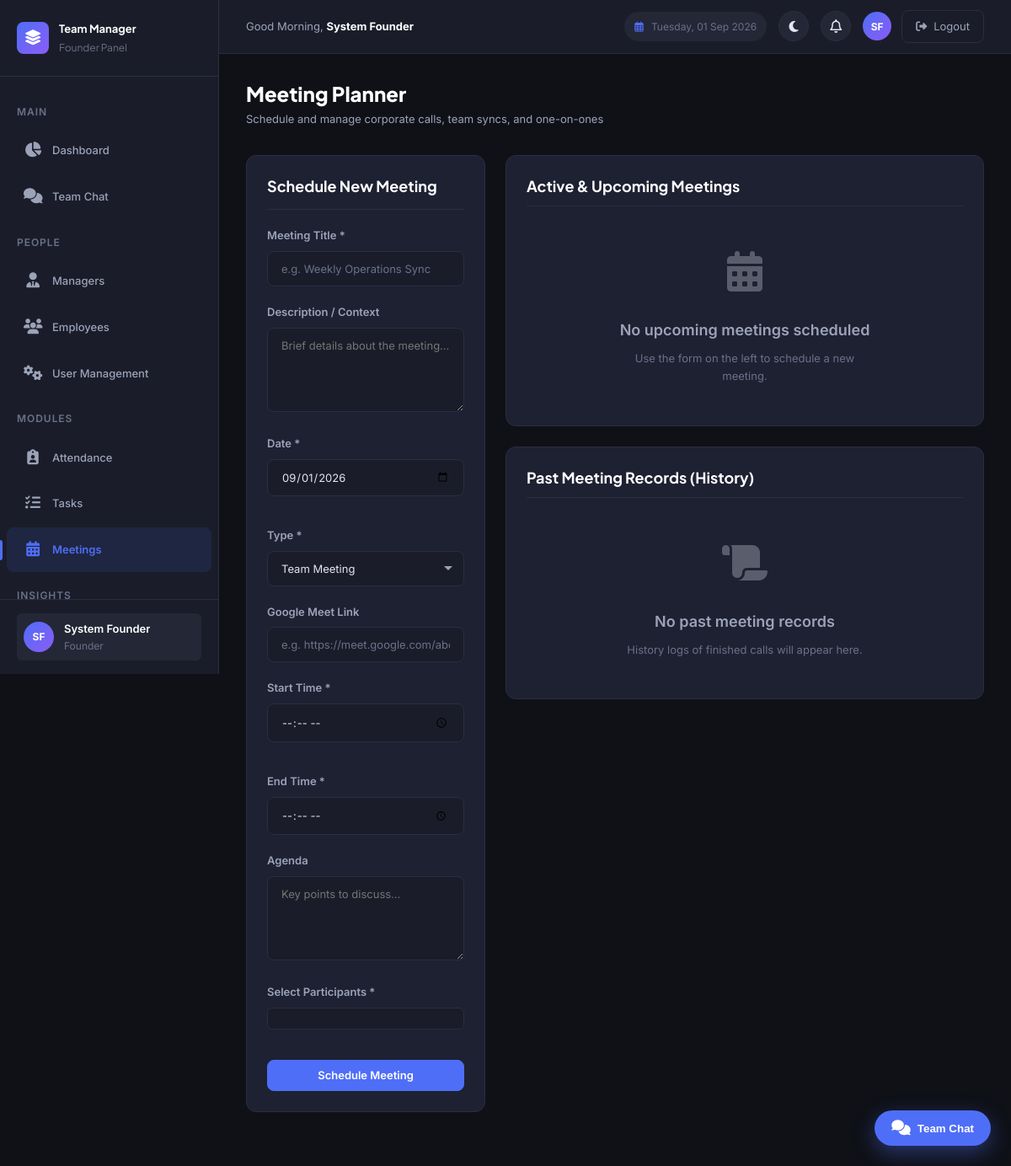
Before: /founder/meetings.php (signed in) with the older database file.
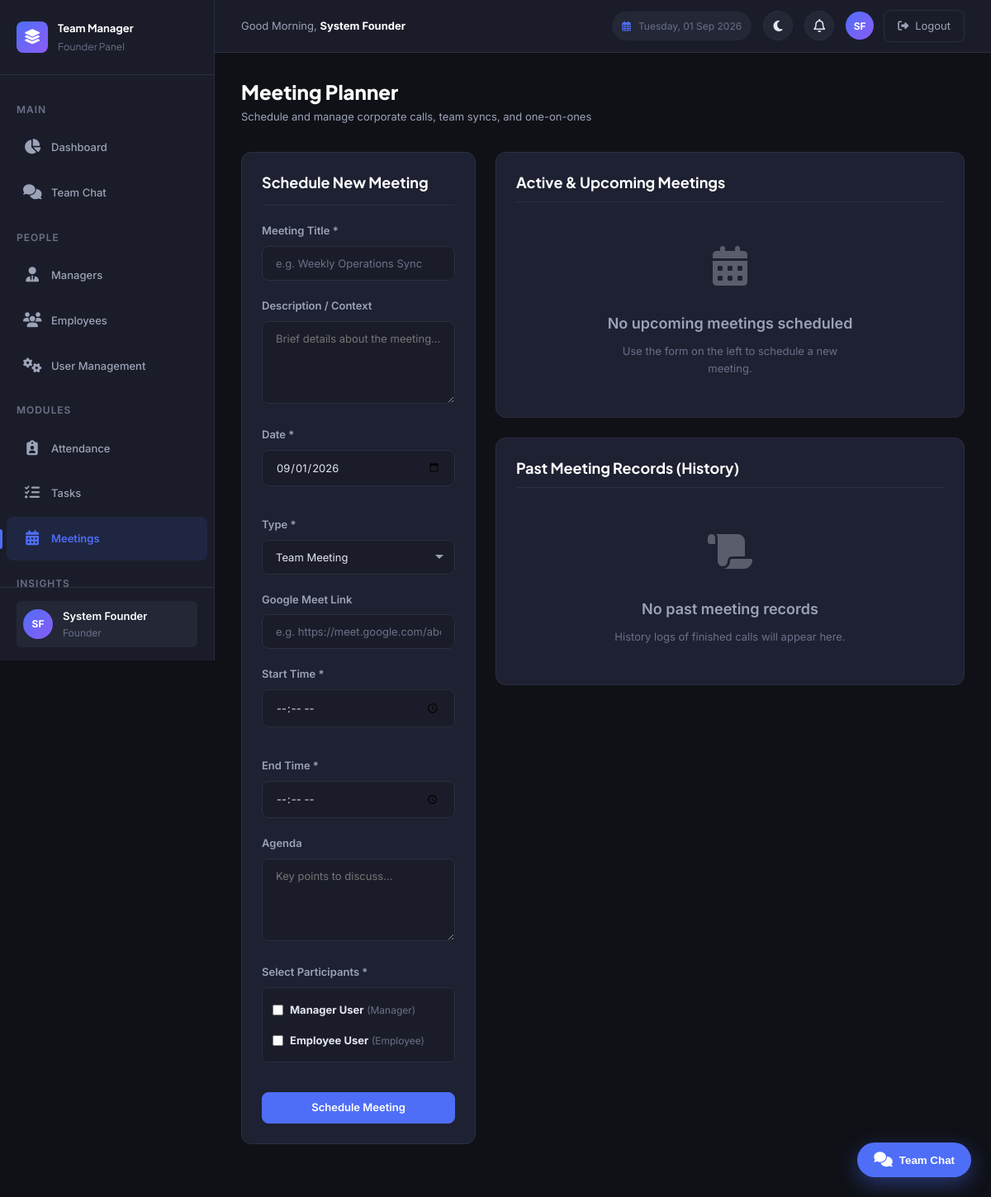
After: the same page with the newer database file.
### tables this page shows
CREATE TABLE `users` (
  `id` int NOT NULL AUTO_INCREMENT,
  `employee_id` varchar(50) DEFAULT NULL,
  `name` varchar(100) NOT NULL,
  `email` varchar(150) NOT NULL,
  `contact_no` varchar(20) DEFAULT NULL,
  `designation` varchar(100) DEFAULT NULL,
  `base_salary` decimal(10,2) NOT NULL DEFAULT '30000.00',
  `password` varchar(255) NOT NULL,
  `pin` varchar(255) DEFAULT NULL,
  `role` enum('founder','manager','hr','employee') NOT NULL DEFAULT 'employee',
  `manager_id` int DEFAULT NULL,
  `status` enum('active','inactive') NOT NULL DEFAULT 'active',
  `created_at` timestamp NULL DEFAULT CURRENT_TIMESTAMP,
  `updated_at` timestamp NULL DEFAULT CURRENT_TIMESTAMP ON UPDATE CURRENT_TIMESTAMP,
  PRIMARY KEY (`id`),
  UNIQUE KEY `uk_email` (`email`),
  UNIQUE KEY `uk_employee_id` (`employee_id`),
  KEY `idx_role` (`role`),
  KEY `idx_manager_id` (`manager_id`),
  KEY `idx_status` (`status`),
  CONSTRAINT `fk_users_manager` FOREIGN KEY (`manager_id`) REFERENCES `users` (`id`) ON DELETE SET NULL ON UPDATE CASCADE
);

### includes/functions.php (called while the page is built, shortened)
<?php
function e(mixed $value): string {
    return htmlspecialchars((string)$value, ENT_QUOTES, 'UTF-8');
}

### founder/meetings.php (the view, shortened to what the changed rows need)
<?php
require_once __DIR__ . '/../includes/functions.php';
$db = getDB();
$usersList = $db->query("
    SELECT id, name, role, email
    FROM users
    WHERE status = 'active' AND role IN ('manager', 'employee')
    ORDER BY role ASC, name ASC
")->fetchAll();
    ?>
    <?php
include __DIR__ . '/../includes/header.php';
?>
<div class="page-header">
    <div>
        <h1 class="page-title">Meeting Planner</h1>
    </div>
</div>
<div class="content-grid" style="display: grid; grid-template-columns: 1fr 2fr; gap: var(--space-6); align-items: start;">
    <div class="card fade-in">
        <form method="POST" action="" id="meeting-form">
            <div class="form-group" id="participants-container">
                <label class="form-label">Select Participants *</label>
                <div style="max-height: 200px; overflow-y: auto; border: 1px solid var(--color-border); border-radius: var(--radius-sm); padding: var(--space-3); background-color: var(--color-bg-secondary); display: flex; flex-direction: column; gap: var(--space-2);">
                    <?php foreach ($usersList as $u): ?>
                        <label style="display: flex; align-items: center; gap: var(--space-2); cursor: pointer; padding: var(--space-1) 0;">
                            <input type="checkbox" name="participants[]" value="<?php echo $u['id']; ?>" class="participant-checkbox">
                            <span style="font-size: var(--text-sm);">
                                <strong><?php echo e($u['name']); ?></strong>
                                <span class="text-muted" style="font-size: var(--text-xs);"> (<?php echo ucfirst($u['role']); ?>)</span>
                            </span>
                        </label>
                    <?php endforeach; ?>
                </div>
            </div>
        </form>
    </div>
</div>
<?php include __DIR__ . '/../includes/footer.php'; ?>

Changed rows visible on the page:
added users: name "Manager User", role "Manager"
added users: name "Employee User", role "Employee"
